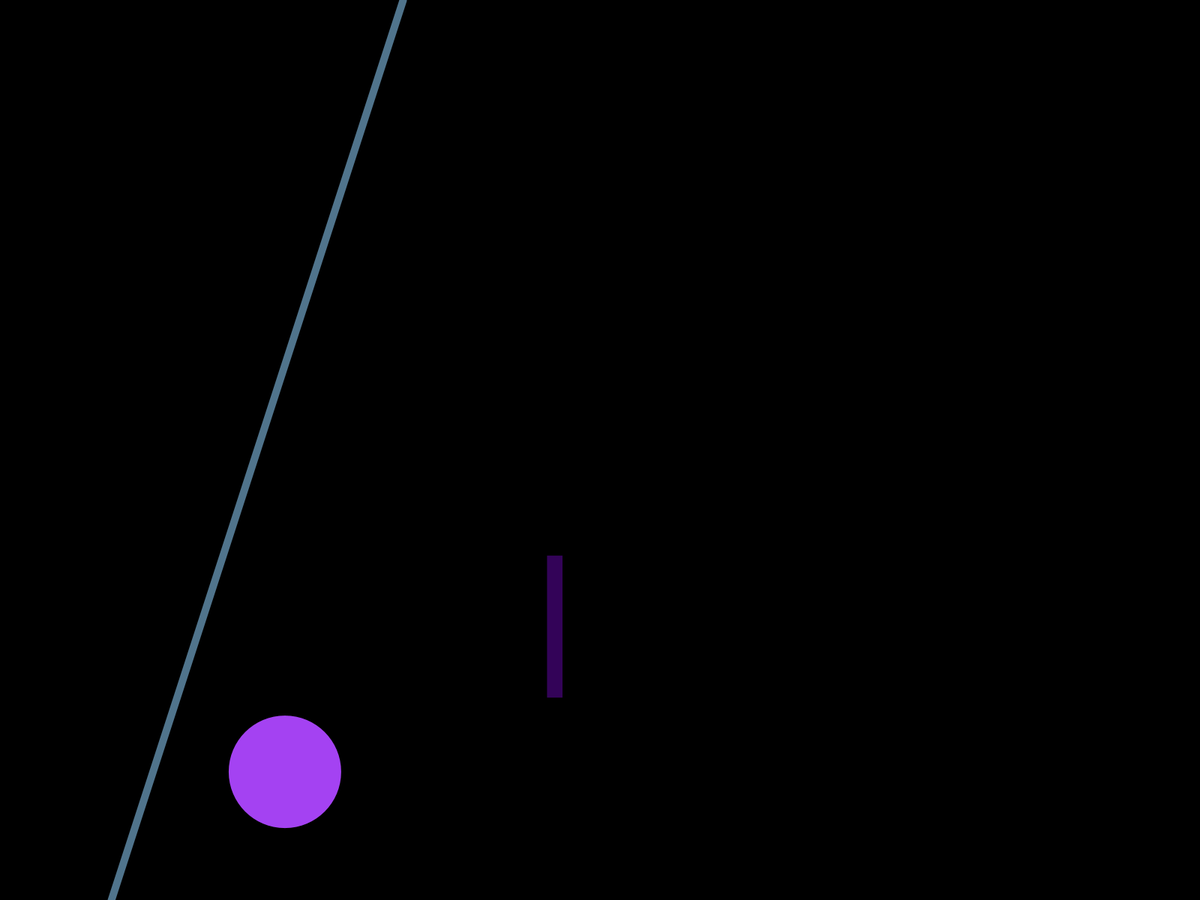
Frame 1 (no input)
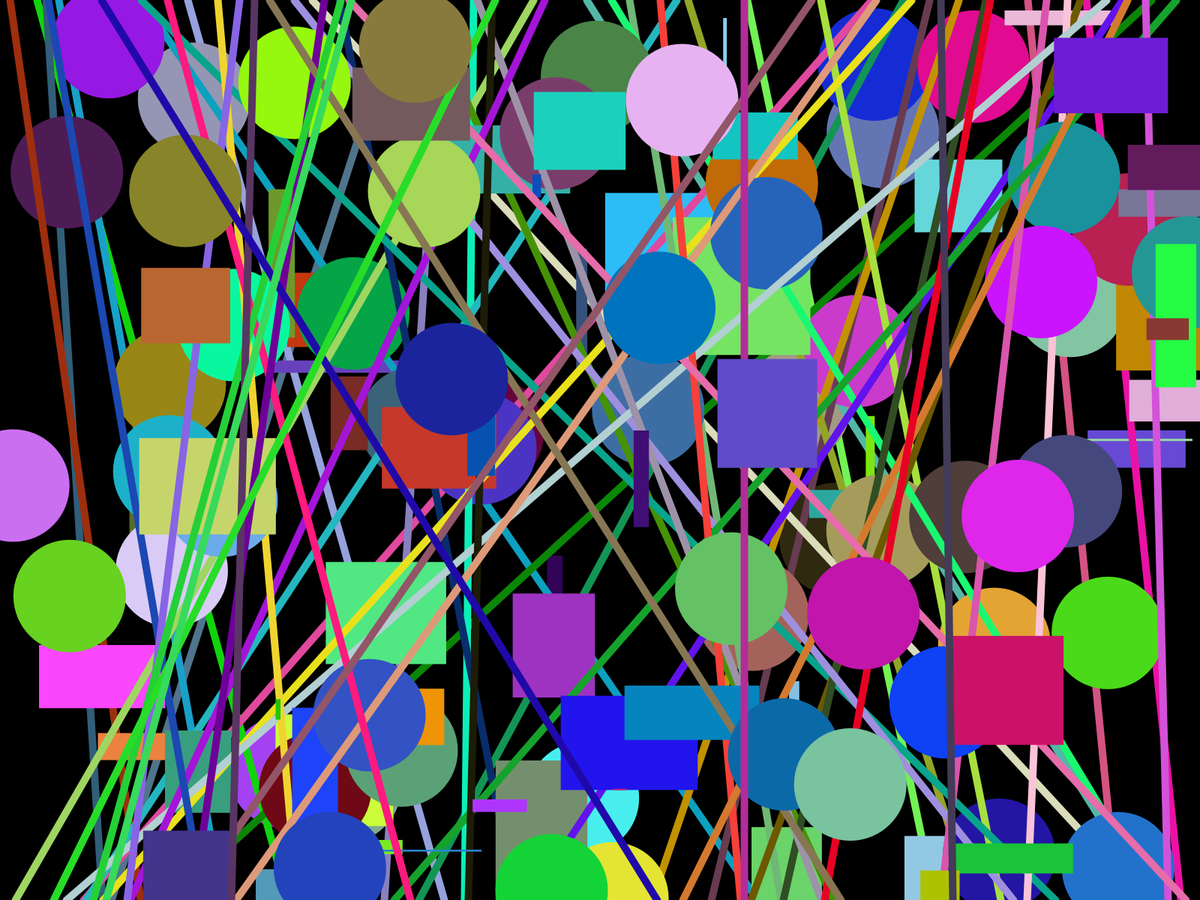
Frame 60 (the mouse pressed at the canvas centre just before this capture)
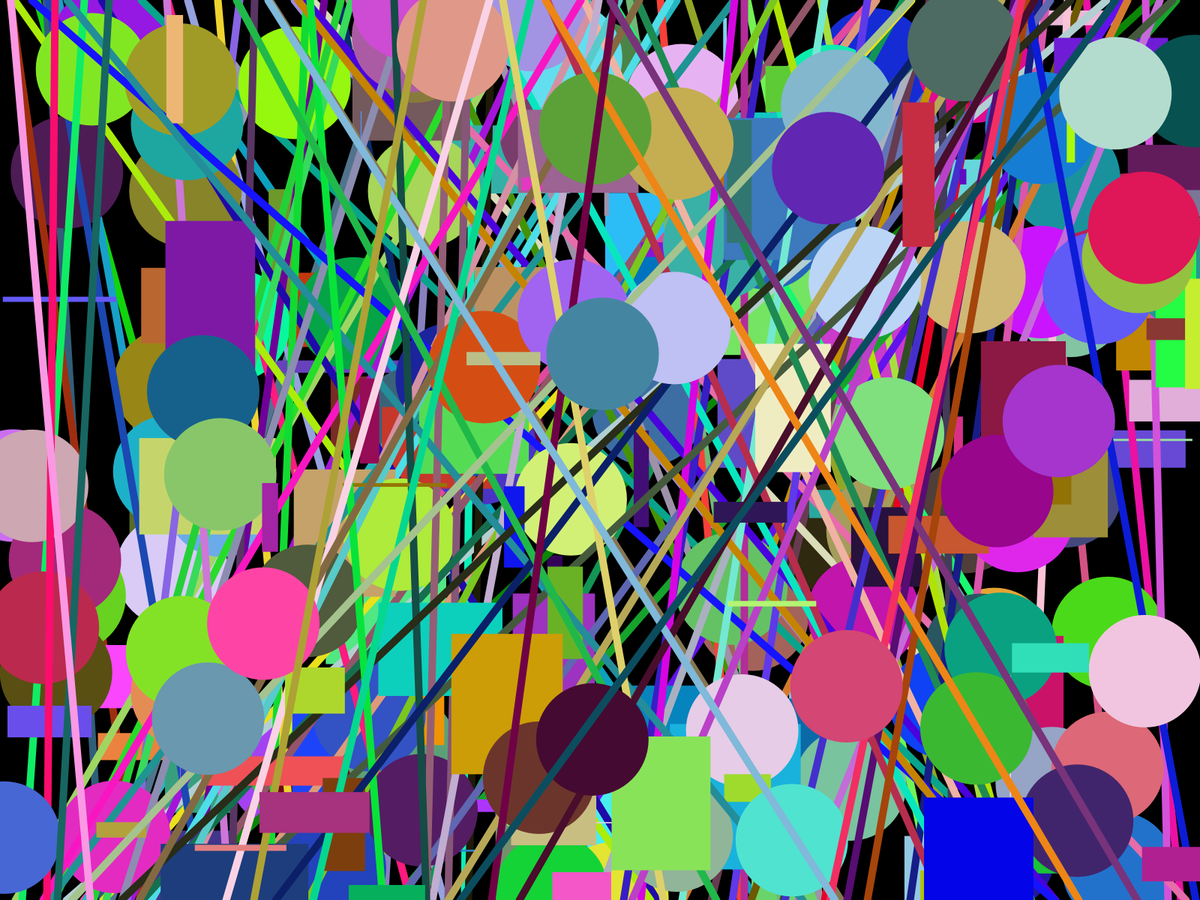
Frame 120 (the mouse held since frame 60 and released just before this capture)

The Processing sketch that drew these frames (run headless with seeded random() and noise(); from frame 60 on, the mouse is pressed at the canvas centre):

// Processing sketch: RandomShapes
// ── RandomShapes.pde
/*
  This screen saver draws random ellipses, 
  rectangles & lines on the screen.
*/

float radius = 150;
float lineX = width/2;

void setup(){
  fullScreen();
  background(0);
}

void draw(){
  drawEllipses();
  drawLines();
  drawRects();
}

void drawEllipses(){
  noStroke();
  fill(random(255),random(255),random(255));
  ellipse(random(width),random(height),radius,radius);
}

void drawLines(){
  strokeWeight(10);
  stroke(random(255),random(255),random(255));
  line(random(width),0,random(width),height);
}

void drawRects(){
  noStroke();
  fill(random(255),random(255),random(255));
  rect(random(width),random(height),random(200),random(200));
}
